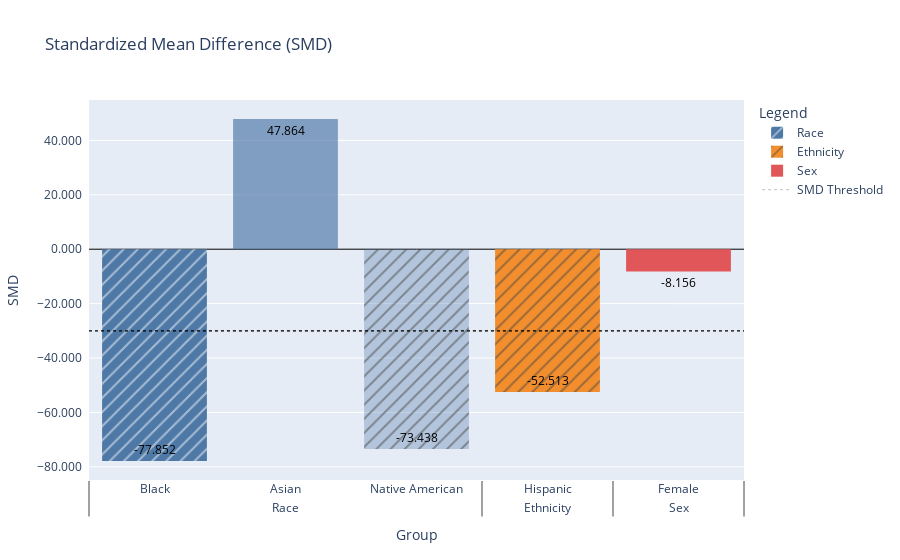

The code cell stored with this chart in its notebook:
### Markdown cell above
## Standardized Mean Difference (SMD)

### Code cell
smd = sd.standardized_mean_difference(
    **common_info_for_testing,
    outcome=df.loc[~train, 'predictions'],
    smd_threshold=-30,
    lower_score_favorable=False,
)
smd

### Figure 1 — Plotly figure (JSON) as saved in the notebook; plotly's stock layout.template omitted (floating-point values rounded to 4 significant figures)
{"data": [{"cliponaxis": false, "hovertemplate": "%{x}, %{y}<extra></extra>", "marker": {"color": "RGBA(78, 121, 167, 1.0)", "line": {"color": "rgb(8,48,107)", "width": 0}, "pattern": {"shape": "/"}}, "name": "Race", "showlegend": true, "text": "-77.852", "textfont": {"color": "Black"}, "type": "bar", "x": [["Race"], ["Black"]], "y": [-77.85]}, {"cliponaxis": false, "hovertemplate": "%{x}, %{y}<extra></extra>", "marker": {"color": "RGBA(78, 121, 167, 0.6666666666666667)", "line": {"color": "rgb(8,48,107)", "width": 0}, "pattern": {"shape": ""}}, "name": "Race", "showlegend": false, "text": "47.864", "textfont": {"color": "Black"}, "type": "bar", "x": [["Race"], ["Asian"]], "y": [47.86]}, {"cliponaxis": false, "hovertemplate": "%{x}, %{y}<extra></extra>", "marker": {"color": "RGBA(78, 121, 167, 0.3333333333333334)", "line": {"color": "rgb(8,48,107)", "width": 0}, "pattern": {"shape": "/"}}, "name": "Race", "showlegend": false, "text": "-73.438", "textfont": {"color": "Black"}, "type": "bar", "x": [["Race"], ["Native American"]], "y": [-73.44]}, {"cliponaxis": false, "hovertemplate": "%{x}, %{y}<extra></extra>", "marker": {"color": "RGBA(242, 142, 45, 1.0)", "line": {"color": "rgb(8,48,107)", "width": 0}, "pattern": {"shape": "/"}}, "name": "Ethnicity", "showlegend": true, "text": "-52.513", "textfont": {"color": "Black"}, "type": "bar", "x": [["Ethnicity"], ["Hispanic"]], "y": [-52.51]}, {"cliponaxis": false, "hovertemplate": "%{x}, %{y}<extra></extra>", "marker": {"color": "RGBA(225, 87, 89, 1.0)", "line": {"color": "rgb(8,48,107)", "width": 0}, "pattern": {"shape": ""}}, "name": "Sex", "showlegend": true, "text": "-8.156", "textfont": {"color": "Black"}, "type": "bar", "x": [["Sex"], ["Female"]], "y": [-8.156]}, {"line": {"color": "Black", "dash": "dot", "width": 0.25}, "mode": "lines", "name": "SMD Threshold", "text": "SMD Threshold", "type": "scatter", "x": [["Race", "Race", "Race", "Ethnicity", "Sex"], ["Black", "Asian", "Native American", "Hispanic", "Female"]], "y": [-30, -30, -30, -30, -30]}], "layout": {"legend": {"title": {"text": "Legend"}}, "scene": {"yaxis": {"exponentformat": "none", "separatethousands": true}}, "shapes": [{"line": {"color": "Black", "dash": "dot", "width": 1.25}, "name": "SMD Threshold", "type": "line", "x0": 0, "x1": 1, "xref": "paper", "y0": 0.3926, "y1": 0.3926, "yref": "paper"}], "title": {"text": "Standardized Mean Difference (SMD)"}, "uniformtext": {"minsize": 8, "mode": "hide"}, "xaxis": {"fixedrange": true, "title": {"text": "Group"}}, "yaxis": {"fixedrange": true, "tickformat": "0,.3f", "ticksuffix": "  ", "title": {"text": "SMD"}, "zeroline": true, "zerolinecolor": "Black", "zerolinewidth": 1}}}
